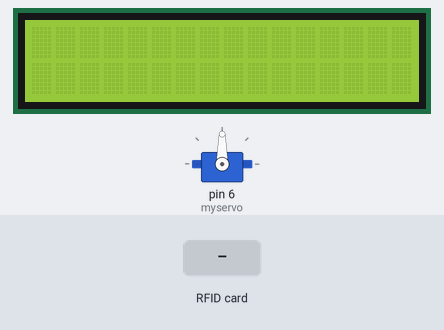
Simulated run of this sketch. Board: Arduino Uno, built with avr-gcc and run on an emulated ATmega328P. Parts: 16×2 character LCD, servo. Inputs (shaded band) come from the test bench. What the sketch prints to the serial monitor is not drawn.

Above: at 1.3 s.
1.4 s: RFID card 5E 7A 19 C4 held to the reader
At 2.2 s:
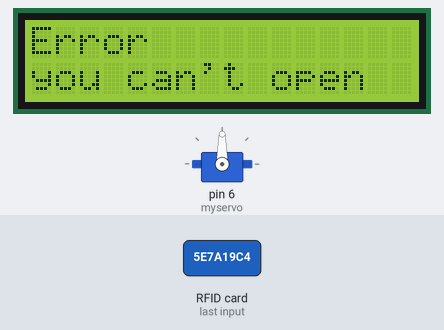
Timing chart, 0 to 4.4 s (numbered marks = the images above; inputs shaded):
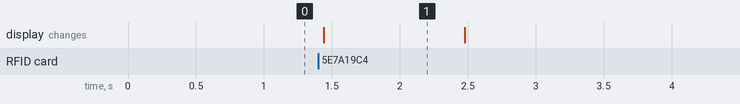

Measured:
- after the input at 1.4 s, the display: changes at once (image 1)
- what the display in image 1 shows lasts 1.1 s, from 1.4 s to 2.5 s

The sketch:

ka_xianship.ino
```cpp
#include <SPI.h>
#include <MFRC522.h>
#include <Wire.h>
#include <LiquidCrystal_I2C.h>
#include <String.h>
#include <Servo.h>

#define SS_PIN 10
#define RST_PIN 9

MFRC522 rfid(SS_PIN, RST_PIN); //实例化类
//设置LCD1602设备地址
LiquidCrystal_I2C lcd(0x27,16,2);
// 初始化数组用于存储读取到的NUID
Servo myservo;// 创建一个舵机对象
byte nuidPICC[4];
int a[4];
//char str[20];
int d[4]={205,117,116,60};
int zph[4]={220,103,225,59};
int lnx[4]={80,24,195,34};
char *xs1;
char *xs2;

//long c=0;

void setup() {
  Serial.begin(9600);
  SPI.begin(); // 初始化SPI总线
  rfid.PCD_Init(); // 初始化 MFRC522
  lcd.init();                  // 初始化LCD
  lcd.backlight();             //设置LCD背景等亮
  myservo.attach(6);        //设置舵机接口6
}

void qp(){
      lcd.setCursor(0,0);                //设置显示指针
      lcd.print("                  ");     //输出字符到LCD1602上
      lcd.setCursor(0,1);
      lcd.print("                  ");
  }

void xs(){
      lcd.setCursor(0,0);                //设置显示指针
      lcd.print(xs1);     //输出字符到LCD1602上
      lcd.setCursor(0,1);
      lcd.print(xs2);
  }

void dj(){
      myservo.write(180);
       delay(1000);
      myservo.write(-180);
      delay(1000);
}

void loop() {

   // 找卡
  if ( ! rfid.PICC_IsNewCardPresent())
    return;

  // 验证NUID是否可读
  if ( ! rfid.PICC_ReadCardSerial())
    return;
    MFRC522::PICC_Type piccType = rfid.PICC_GetType(rfid.uid.sak);

  // 检查是否MIFARE卡类型
  if (piccType != MFRC522::PICC_TYPE_MIFARE_MINI &&
    piccType != MFRC522::PICC_TYPE_MIFARE_1K &&
    piccType != MFRC522::PICC_TYPE_MIFARE_4K) {
    Serial.println("不支持读取此卡类型");
    return;
  }

  // 将NUID保存到nuidPICC数组
  for (byte i = 0; i < 4; i++) {
    nuidPICC[i] = rfid.uid.uidByte[i];
    a[i]=nuidPICC[i];
    //itoa(a[i], str, 10);
    //strcpy(d,str);
    //Serial.print(nuidPICC[i]);
    Serial.println(nuidPICC[i]);

  }
  if(a[0]==lnx[0]&&a[1]==lnx[1]&&a[2]==lnx[2]&&a[3]==lnx[3]){
      xs1="Welcome 623";
      xs2="   name:  lnx";
      xs();
      delay(1000);
      dj();
      qp();
      }
   else if(a[0]==zph[0]&&a[1]==zph[1]&&a[2]==zph[2]&&a[3]==zph[3]){
      xs1="Welcome 623";
      xs2="   name:  zph";
      xs();
      delay(1000);
      dj();
      qp();
      }
 else{
      xs1="Error";
      xs2="you can't open";
      xs();
      delay(1000);
      qp();
      }
  Serial.println();
  Serial.print("十六进制UID：");
  printHex(rfid.uid.uidByte, rfid.uid.size);
  Serial.print("十进制UID：");
  printDec(rfid.uid.uidByte, rfid.uid.size);
  Serial.println();

  // 使放置在读卡区的IC卡进入休眠状态，不再重复读卡
  rfid.PICC_HaltA();

  // 停止读卡模块编码
  rfid.PCD_StopCrypto1();
}
 //正则算法
void printHex(byte *buffer, byte bufferSize) {
  for (byte i = 0; i < bufferSize; i++) {
    Serial.print(buffer[i] < 0x10 ? " 0" : "");
    Serial.print(buffer[i], HEX);
  }
}

void printDec(byte *buffer, byte bufferSize) {
  for (byte i = 0; i < bufferSize; i++) {
    Serial.print(buffer[i] < 0x10 ? " 0" : "");
    Serial.print(buffer[i], DEC);
  }


}
```
